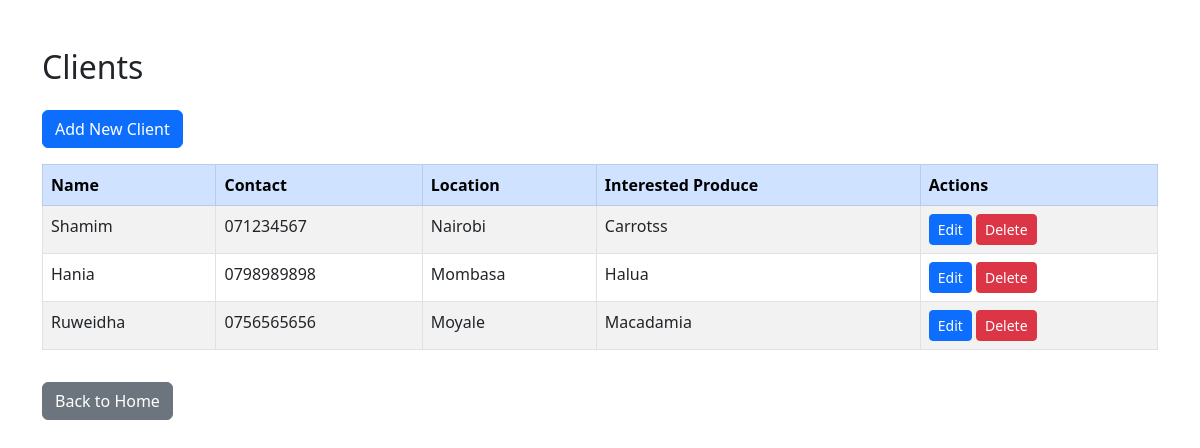
/clients/, run on the app's committed database.
### nutriconnect/models.py (models this page shows, shortened)
class Client(models.Model):
    name = models.CharField(max_length=100)
    contact = models.CharField(max_length=15)
    location = models.CharField(max_length=100)
    interested_produce = models.CharField(max_length=100)

### nutriconnect/views.py (the view)
# urls.py: path('clients/', views.client_list, name='client_list'),
def client_list(request):
    clients = Client.objects.all()
    return render(request, 'nutriconnect/client_list.html', {'clients': clients})

### nutriconnect/templates/nutriconnect/client_list.html (shortened to what this page needs)
<!DOCTYPE html>
<html lang="en">
<head>
    <link href="https://cdn.jsdelivr.net/npm/bootstrap@5.3.0/dist/css/bootstrap.min.css" rel="stylesheet">
</head>
<body>
<div class="container mt-5">
    <h2 class="mb-4">Clients</h2>
    <a href="{% url 'client_create' %}" class="btn btn-primary mb-3">Add New Client</a>
    <table class="table table-bordered table-striped">
        <thead class="table-primary">
            <tr>
                <th>Name</th>
                <th>Contact</th>
                <th>Location</th>
                <th>Interested Produce</th>
                <th>Actions</th>
            </tr>
        </thead>
        <tbody>
        {% for client in clients %}
            <tr>
                <td>{{ client.name }}</td>
                <td>{{ client.contact }}</td>
                <td>{{ client.location }}</td>
                <td>{{ client.interested_produce }}</td>
                <td>
                    <a href="{% url 'client_update' client.id %}" class="btn btn-sm btn-primary">Edit</a>
                    <a href="{% url 'client_delete' client.id %}" class="btn btn-sm btn-danger">Delete</a>
                </td>
            </tr>
        {% empty %}
            <tr>
                <td colspan="5" class="text-center">No clients found.</td>
            </tr>
        {% endfor %}
        </tbody>
    </table>
    <a href="{% url 'home' %}" class="btn btn-secondary mt-3">Back to Home</a>
</div>
</body>
</html>

### data on the page
Client: name "Shamim", contact "071234567", location "Nairobi", interested_produce "Carrotss"
Client: name "Hania", contact "0798989898", location "Mombasa", interested_produce "Halua"
Client: name "Ruweidha", contact "0756565656", location "Moyale", interested_produce "Macadamia"
